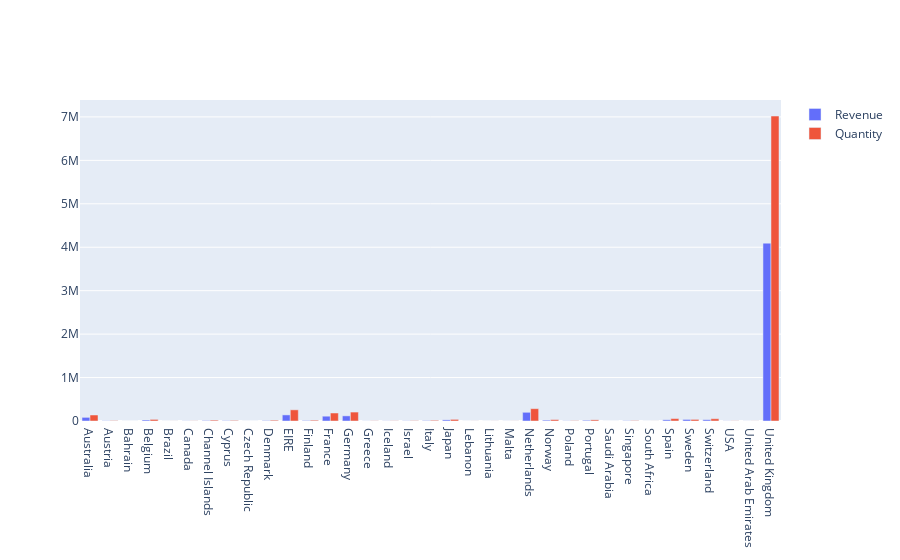

The code cell stored with this chart in its notebook:
### Code cell
import plotly.graph_objects as go

axisx = data1["Country"]

axisy1 =data1["Quantity"]

axisy2 = data1["Revenue"]

fig = go.Figure(data=[
    go.Bar(name='Revenue', x=axisx, y=axisy1),
    go.Bar(name='Quantity', x=axisx, y=axisy2)
])
# Change the bar mode
fig.update_layout(barmode='group')
fig.show()

### Figure 1 — Plotly figure (JSON) as saved in the notebook; plotly's stock layout.template omitted (floating-point values rounded to 4 significant figures)
{"data": [{"name": "Revenue", "type": "bar", "x": ["Australia", "Austria", "Bahrain", "Belgium", "Brazil", "Canada", "Channel Islands", "Cyprus", "Czech Republic", "Denmark", "EIRE", "Finland", "France", "Germany", "Greece", "Iceland", "Israel", "Italy", "Japan", "Lebanon", "Lithuania", "Malta", "Netherlands", "Norway", "Poland", "Portugal", "Saudi Arabia", "Singapore", "South Africa", "Spain", "Sweden", "Switzerland", "USA", "United Arab Emirates", "United Kingdom"], "y": [83900, 4844, 260, 22962, 356, 2762, 9487, 6359, 670, 8193, 140175, 10608, 110637, 118139, 1550, 2458, 4046, 8067, 26016, 386, 652, 958, 200258, 19276, 3675, 16017, 80, 5234, 351, 27731, 36042, 29980, 2458, 981, 4094297]}, {"name": "Quantity", "type": "bar", "x": ["Australia", "Austria", "Bahrain", "Belgium", "Brazil", "Canada", "Channel Islands", "Cyprus", "Czech Republic", "Denmark", "EIRE", "Finland", "France", "Germany", "Greece", "Iceland", "Israel", "Italy", "Japan", "Lebanon", "Lithuania", "Malta", "Netherlands", "Norway", "Poland", "Portugal", "Saudi Arabia", "Singapore", "South Africa", "Spain", "Sweden", "Switzerland", "USA", "United Arab Emirates", "United Kingdom"], "y": [138200.0, 8743.0, 548.4, 36930.0, 1144.0, 3115.0, 20010.0, 13250.0, 786.7, 18210.0, 257300.0, 18340.0, 183900.0, 205600.0, 4426.0, 4310.0, 7222.0, 15820.0, 37420.0, 1694.0, 1661.0, 2071.0, 283900.0, 32450.0, 6975.0, 26710.0, 145.9, 9120.0, 1002.0, 55730.0, 36840.0, 52440.0, 3580.0, 1865.0, 7020000.0]}], "layout": {"barmode": "group"}}
